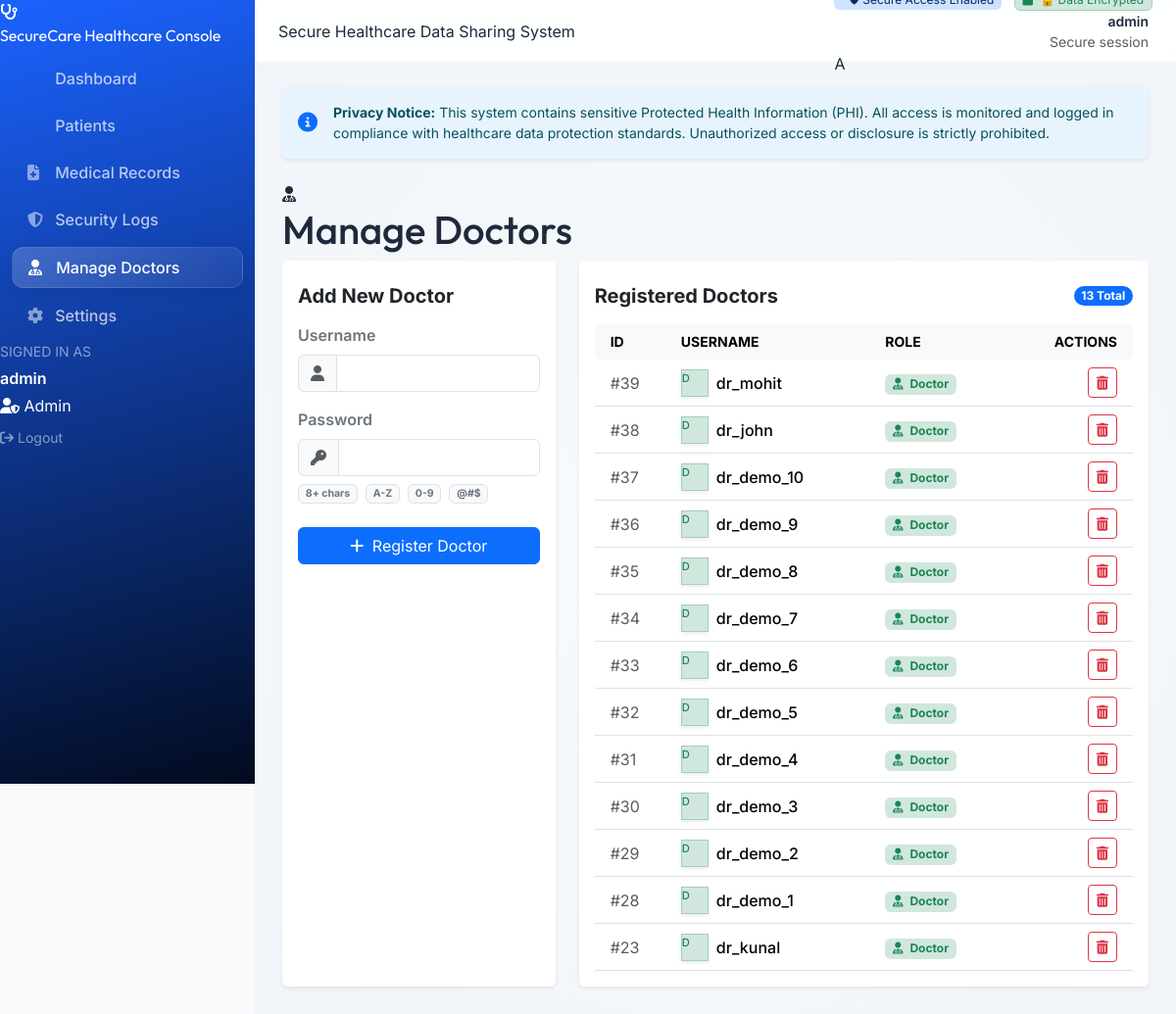
Page /admin/doctors (signed in) on the committed database.
### tables this page shows
CREATE TABLE users (
            id INTEGER PRIMARY KEY AUTOINCREMENT,
            username TEXT UNIQUE NOT NULL,
            password_hash TEXT NOT NULL,
            role TEXT NOT NULL CHECK (role IN ('admin', 'doctor'))
        , hospital_name TEXT, failed_attempts INTEGER DEFAULT 0, locked_until TEXT, last_login TEXT, force_password_change BOOLEAN DEFAULT 0, email TEXT, name TEXT);

### app.py (the view, shortened to what this page needs)
@app.route("/admin/doctors", methods=["GET", "POST"])
@login_required
@role_required("admin")
def manage_doctors():
    db = get_db()
    hosp  = session.get("hospital_name")
    if hosp:
        rows = db.execute("SELECT id, username FROM users WHERE role = 'doctor' AND hospital_name = ? ORDER BY id DESC", (hosp,)).fetchall()
    else:
        rows = []
    doctors = [{"id": str(d["id"]), "username": d["username"]} for d in rows]
    return render_template("manage_doctors.html", doctors=doctors)

### app.py (called while the page is built, shortened)
@app.before_request
def make_session_secure():
    session.permanent = False

def login_required(f):
    @wraps(f)
    def decorated(*args, **kwargs):
        return f(*args, **kwargs)
    return decorated

def role_required(*roles):
    def decorator(f):
        @wraps(f)
        def decorated(*args, **kwargs):
            if "user_role" not in session:
                log_security_event("unauthorized_access",
                                   f"Missing role accessing {request.path}")
                flash("Unauthorized access.", "danger")
                return redirect(url_for("login"))
            return f(*args, **kwargs)
        return decorated
    return decorator

### db.py (called while the page is built)
def get_db():
    if 'db' not in g:
        db_path = os.path.join(os.path.dirname(os.path.abspath(__file__)), DB_NAME)
        g.db = sqlite3.connect(db_path)
        g.db.row_factory = sqlite3.Row  # This allows accessing columns by name
    return g.db

### templates/manage_doctors.html (shortened to what this page needs)
{% extends "base.html" %}
{% block content %}
<div class="page-heading">
  <div class="page-heading-title">
    <div class="page-heading-icon">
      <i class="fa-solid fa-user-doctor"></i>
    </div>
    <h1>Manage Doctors</h1>
  </div>
</div>
<div class="row">
  <div class="col-lg-4 mb-4">
    <div class="card border-0 shadow-sm h-100">
      <div class="card-header bg-white border-bottom-0 pt-4 pb-0">
        <h5 class="card-title fw-bold mb-0">Add New Doctor</h5>
      </div>
      <div class="card-body pt-3">
        <form method="POST" action="{{ url_for('manage_doctors') }}">
          <div class="mb-3">
            <label for="username" class="form-label form-label-sm fw-semibold text-secondary">Username</label>
            <div class="input-group">
              <span class="input-group-text bg-light"><i class="fa-solid fa-user text-muted"></i></span>
              <input type="text" class="form-control" id="username" name="username" required>
            </div>
          </div>
          <div class="mb-4">
            <label for="password" class="form-label form-label-sm fw-semibold text-secondary">Password</label>
            <div class="input-group">
              <span class="input-group-text bg-light"><i class="fa-solid fa-key text-muted"></i></span>
              <input type="password" class="form-control" id="password" name="password" required>
            </div>
            <div class="form-text x-small mt-2">
              <div class="d-flex flex-wrap gap-2">
                <span class="badge bg-light text-secondary border">8+ chars</span>
                <span class="badge bg-light text-secondary border">A-Z</span>
                <span class="badge bg-light text-secondary border">0-9</span>
                <span class="badge bg-light text-secondary border">@#$</span>
              </div>
            </div>
          </div>
          <button type="submit" class="btn btn-primary w-100">
            <i class="fa-solid fa-plus me-1"></i> Register Doctor
          </button>
        </form>
      </div>
    </div>
  </div>
  <div class="col-lg-8 mb-4">
    <div class="card border-0 shadow-sm h-100">
      <div class="card-header bg-white border-bottom-0 pt-4 pb-0 d-flex justify-content-between align-items-center">
        <h5 class="card-title fw-bold mb-0">Registered Doctors</h5>
        <span class="badge bg-primary rounded-pill">{{ doctors|length }} Total</span>
      </div>
      <div class="card-body pt-3">
        {% if doctors %}
        <div class="table-responsive">
          <table class="table table-hover align-middle mb-0">
            <thead class="table-light text-secondary small text-uppercase">
              <tr>
                <th scope="col" class="ps-3 border-0 rounded-start">ID</th>
                <th scope="col" class="border-0">Username</th>
                <th scope="col" class="border-0">Role</th>
                <th scope="col" class="text-end pe-3 border-0 rounded-end">Actions</th>
              </tr>
            </thead>
            <tbody class="border-top-0">
              {% for doc in doctors %}
              <tr>
                <td class="ps-3 text-muted">#{{ doc.id }}</td>
                <td class="fw-medium">
                  <div class="d-flex align-items-center gap-2">
                    <div class="avatar bg-success-subtle text-success border border-success-subtle shadow-sm" style="width: 28px; height: 28px; font-size: 0.7rem;">
                      {{ doc.username[0]|upper }}
                    </div>
                    {{ doc.username }}
                  </div>
                </td>
                <td><span class="badge bg-success-subtle text-success"><i class="fa-solid fa-user-doctor me-1"></i> Doctor</span></td>
                <td class="text-end pe-3">
                  <form action="{{ url_for('delete_doctor', doctor_id=doc.id) }}" method="POST" class="d-inline" onsubmit="return confirm('Are you sure you want to delete doctor {{ doc.username }}? This will also remove all their patient records.');">
                    <button type="submit" class="btn btn-sm btn-outline-danger" title="Delete Doctor">
                      <i class="fa-solid fa-trash-can"></i>
                    </button>
                  </form>
                </td>
              </tr>
              {% endfor %}
            </tbody>
          </table>
        </div>
        {% else %}
        <div class="text-center py-5 text-muted bg-light rounded-3">
          <i class="fa-solid fa-users-slash fs-1 text-muted opacity-50 mb-3"></i>
          <h6>No Doctors Registered</h6>
          <p class="small mb-0">Use the form to add the first doctor.</p>
        </div>
        {% endif %}
      </div>
    </div>
  </div>
</div>
{% endblock %}

### static/css/style.css (style rules this page uses)
:root { --primary: #0d6efd; --primary-deep: #061b3a; --primary-glow: rgba(13, 110, 253, 0.15); --accent: #20c997; --bg-main: #f8fafc; --card-bg: rgba(255, 255, 255, 0.8); --glass-border: rgba(255, 255, 255, 0.2); --glass-shadow: 0 8px 32px 0 rgba(31, 38, 135, 0.07); --text-main: #1e293b; --text-muted: #64748b; }
body { font-family: 'Inter', system-ui, -apple-system, sans-serif; background-color: var(--bg-main); color: var(--text-main); }
h1, h2, h3, .sidebar-brand-title { font-family: 'Outfit', sans-serif; }

### rows in the picture
users: id "39", username "D", username "dr_mohit"
users: id "38", username "D", username "dr_john"
users: id "37", username "D", username "dr_demo_10"
users: id "36", username "D", username "dr_demo_9"
users: id "35", username "D", username "dr_demo_8"
users: id "34", username "D", username "dr_demo_7"
users: id "33", username "D", username "dr_demo_6"
users: id "32", username "D", username "dr_demo_5"
users: id "31", username "D", username "dr_demo_4"
users: id "30", username "D", username "dr_demo_3"
users: id "29", username "D", username "dr_demo_2"
users: id "28", username "D", username "dr_demo_1"
users: id "23", username "D", username "dr_kunal"

### other values in the picture
{{ session.get('username') }} "admin"
{{ session.get('user_role')|capitalize }} "Admin"
{{ session.get('username')[0]|upper if session.get('username') }} "A"
{{ doctors|length }} "13"
